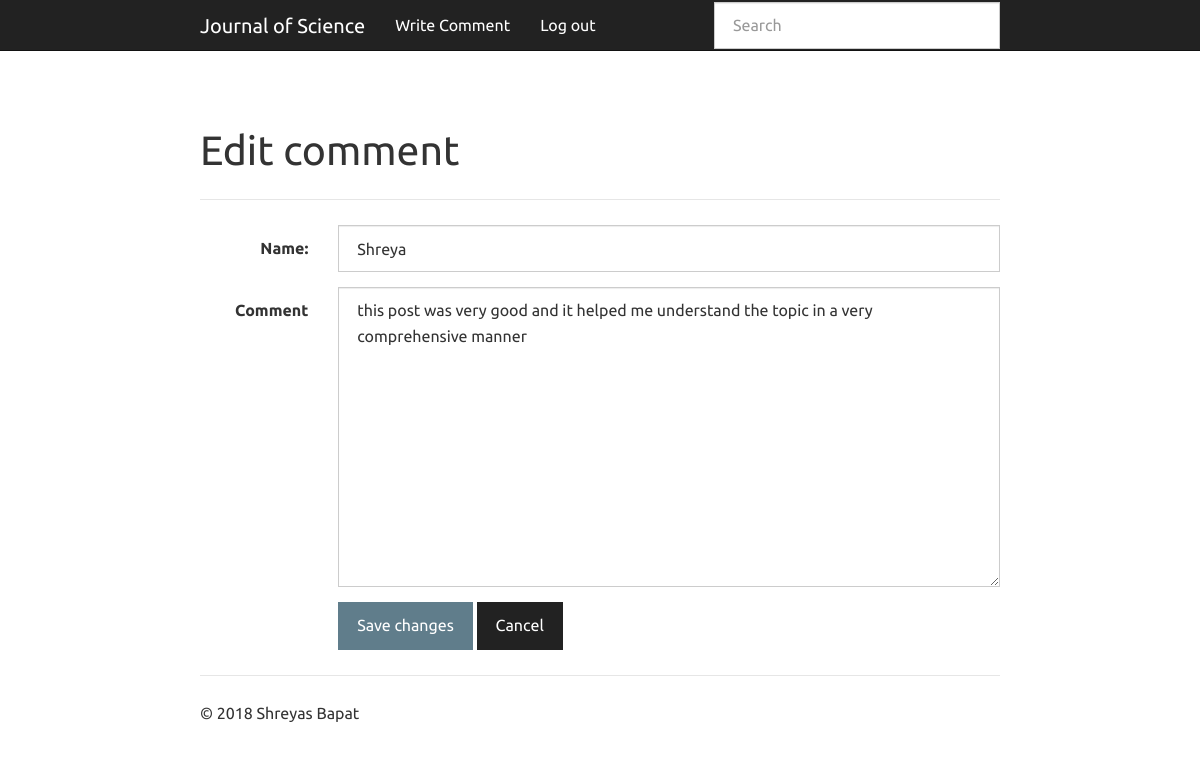
Page /shreya/edit/ (signed in) on the committed database.
### app.py (models this page shows, shortened)
class Entry(flask_db.Model):
    title = CharField()
    slug = CharField(unique=True)
    content = TextField()
    published = BooleanField(index=True)
    timestamp = DateTimeField(default=datetime.datetime.now, index=True)

### app.py (the view)
@app.route('/<slug>/edit/', methods=['GET', 'POST'])
@login_required
def edit(slug):
    entry = get_object_or_404(Entry, Entry.slug == slug)
    return _create_or_edit(entry, 'edit.html')

### app.py (called while the page is built, shortened)
def login_required(fn):
    @functools.wraps(fn)
    def inner(*args, **kwargs):
        if session.get('logged_in'):
            return fn(*args, **kwargs)
        return redirect(url_for('login', next=request.path))
    return inner

def _create_or_edit(entry, template):
    return render_template(template, entry=entry)

### templates/edit.html (shortened to what this page needs)
{% extends "create.html" %}
{% block content_title %}Edit comment{% endblock %}
{% block form_action %}{{ url_for('edit', slug=entry.slug) }}{% endblock %}
{% block save_button %}Save changes{% endblock %}

### templates/create.html (shortened to what this page needs)
{% extends "base.html" %}
{% block content %}
  <form action="{% block form_action %}{{ url_for('create') }}{% endblock %}" class="form-horizontal" method="post">
    <div class="form-group">
      <label for="title" class="col-sm-2 control-label">Name: </label>
      <div class="col-sm-10">
        <input class="form-control" id="title" name="title" type="text" value="{{ entry.title }}">
      </div>
    </div>
    <div class="form-group">
      <label for="Content" class="col-sm-2 control-label">Comment</label>
      <div class="col-sm-10">
        <textarea class="form-control" id="content" name="content" style="height: 300px;">{{ entry.content }}</textarea>
      </div>
    </div>
    <div class="form-group">
      <div class="col-sm-offset-2 col-sm-10">
        <button class="btn btn-primary" type="submit">{% block save_button %}Create{% endblock %}</button>
        <a class="btn btn-default" href="{{ url_for('index') }}">Cancel</a>
      </div>
    </div>
  </form>
{% endblock %}

### rows in the picture
Entry: title "Shreya", content "this post was very good and it helped me understand the topic in a very comprehensive manner"
